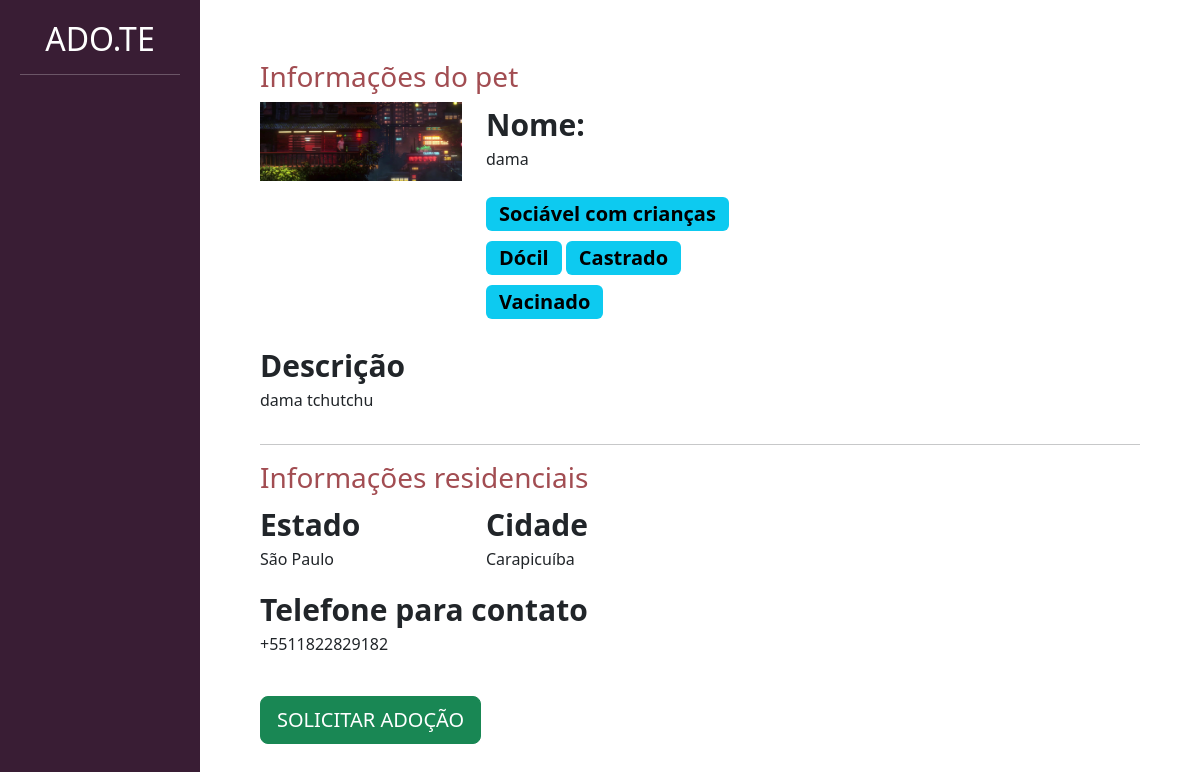
Screenshot of /divulgar/ver_pet/2 (signed in) with the database file from the repository.
### divulgar/models.py (models this page shows, shortened)
class Pet(models.Model):
    choices_status = (('P', 'Para adoção'),
                      ('A', 'Adotado'))
    usuario = models.ForeignKey(User, on_delete=models.DO_NOTHING)
    foto = models.ImageField(upload_to='fotos_pets')
    nome = models.CharField(max_length=100)
    descricao = models.TextField()
    estado = models.CharField(max_length=50)
    cidade = models.CharField(max_length=50)
    telefone = models.CharField(max_length=14)
    tags = models.ManyToManyField(Tag)
    raca = models.ForeignKey(Raca, on_delete=models.DO_NOTHING)
    status = models.CharField(max_length=1, choices=choices_status, default='P')

class Tag(models.Model):
    tag = models.CharField(max_length=100)
    def __str__(self):
        return self.tag

### divulgar/views.py (the view)
# urls.py: path('ver_pet/<int:id>', views.ver_pet, name='ver_pet'),
@login_required
def ver_pet(request, id):
    if request.method == 'GET':
        pet = Pet.objects.get(id=id)
        return render(request, 'ver_pet.html', {'pet': pet})

### divulgar/templates/ver_pet.html (shortened to what this page needs)
{% load static %}
<!doctype html>
<html lang="pt-BR">
    <head>
    <link href="https://cdn.jsdelivr.net/npm/bootstrap@5.3.0-alpha1/dist/css/bootstrap.min.css" rel="stylesheet">
    <link href="{% static 'usuarios/css/cadastro.css' %}" rel="stylesheet">
    <link href="{% static 'divulgar/css/novo_pet.css' %}" rel="stylesheet">
    <link href="{% static 'divulgar/css/seus_pet.css' %}" rel="stylesheet">
    <link href="{% static 'adotar/css/listar_pets.css' %}" rel="stylesheet">
    </head>
    <body>
        <div class="container-fluid">
            <div class="row">
                <div class="col-md-2 bg-side-plataforma sidebar">
                    <h2>ADO.TE</h2>
                    <hr>
                </div>
                <div style="padding:60px" class="col-md">
                    <h3 class="font-vinho">Informações do pet</h3>
                    <div class="row">
                        <div class="col-md-3">
                            <img width="100%" src="{{pet.foto.url}}">
                        </div>
                        <div class="col-md-9">
                            <span class="span-bold">Nome:</span>
                            <p>{{pet.nome}}</p>
                            <div style="width:40%">
                                {% for tag in pet.tags.all %}
                                    <span class="badge text-bg-info badge-lg">{{tag}}</span>
                                {% endfor %}
                            </div>
                        </div>
                    </div>
                    <br>
                    <div class="row">
                        <div class="col-md-5">
                            <span class="span-bold">Descrição</span>
                            <p>{{pet.descricao}}</p>
                        </div>
                        <div class="col-md-7">
                        </div>
                    </div>
                    <hr>
                    <div class="row">
                        <h3 class="font-vinho">Informações residenciais</h3>
                        <div class="col-md">
                            <div class="row">
                                <div class="col-md">
                                    <span class="span-bold">Estado</span>
                                    <p>{{pet.estado}}</p>
                                </div>
                                <div class="col-md">
                                    <span class="span-bold">Cidade</span>
                                    <p>{{pet.cidade}}</p>
                                </div>
                            </div>
                            <span class="span-bold">Telefone para contato</span>
                            <p>{{pet.telefone}}</p>
                            <br>
                            <a href="{% url 'pedido_adocao' pet.id %}" class="btn btn-success btn-lg">SOLICITAR ADOÇÃO</a>
                        </div>
                        <div class="col-md">
                        </div>
                    </div>
                </div>
            </div>
        </div>
    </body>
</html>

### templates/static/divulgar/css/novo_pet.css (style rules this page uses)
.sidebar { text-align: center; padding: 20px; }
.font-vinho { color: #A24D52; }

### templates/static/adotar/css/listar_pets.css (style rules this page uses)
.span-bold { font-weight: bold; font-size: 30px; }
.badge-lg { font-size: 20px; margin-top: 10px; }
.bg-side-plataforma { background-color: #391D34; color: white; }

### rows the page displays
Pet: foto (picture), nome "dama", descricao "dama tchutchu", estado "São Paulo", cidade "Carapicuíba", telefone "+5511822829182"
Tag: tag "Sociável com crianças"
Tag: tag "Dócil"
Tag: tag "Castrado"
Tag: tag "Vacinado"
